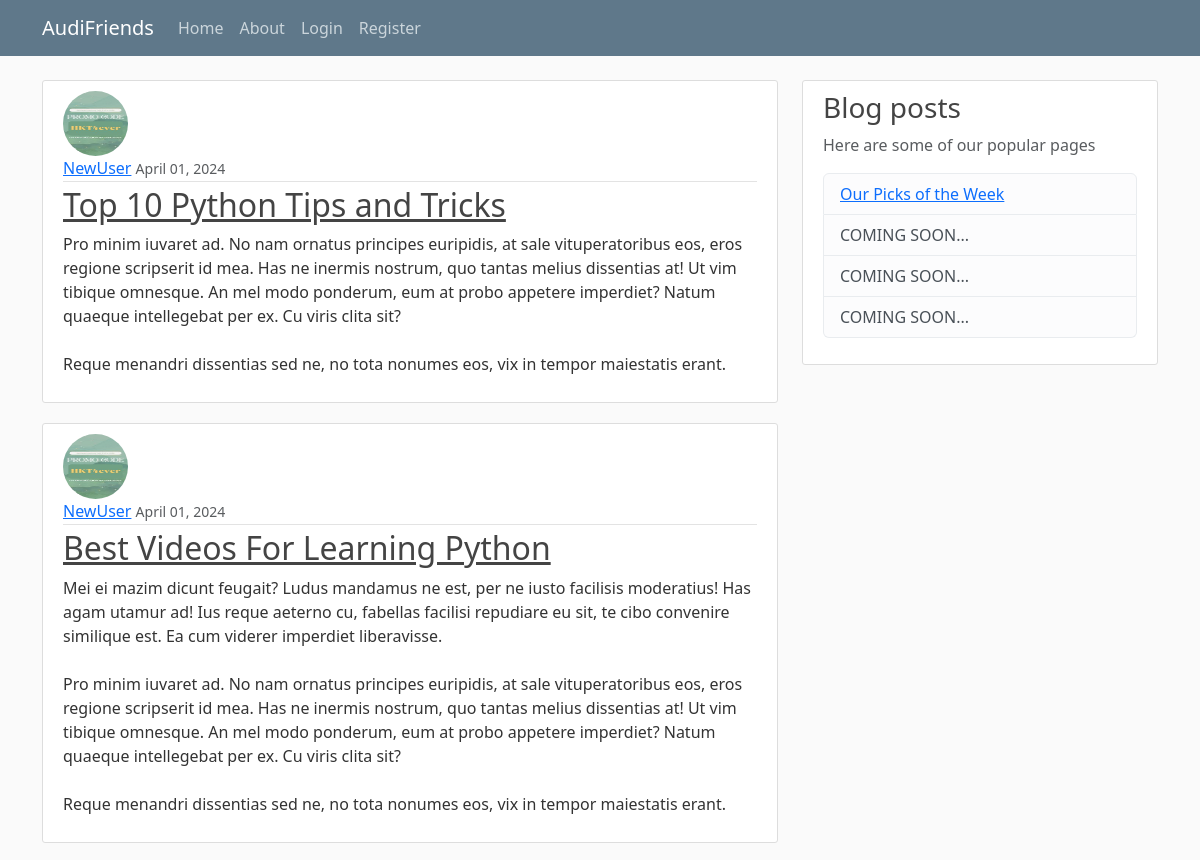
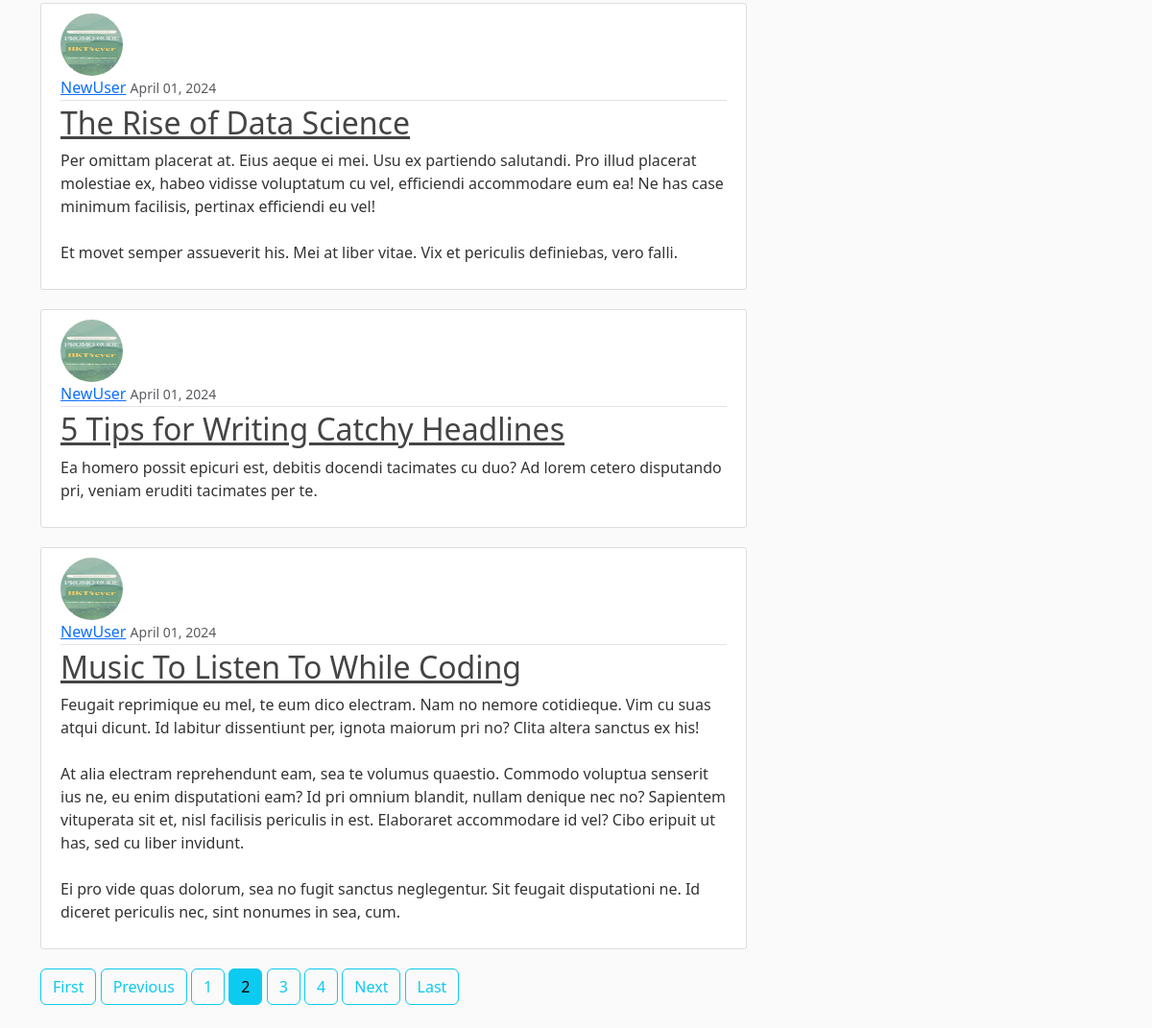
Screenshot of /?page=2 with the database file from the repository (2 pictures, top to bottom).
### blog/models.py (models this page shows, shortened)
class Post(models.Model):
    title = models.CharField(max_length=100)
    content = models.TextField()
    date_posted = models.DateTimeField(default=timezone.now)
    author = models.ForeignKey(User, on_delete=models.CASCADE)

### users/models.py (models this page shows, shortened)
class Profile(models.Model):
    user = models.OneToOneField(User, on_delete=models.CASCADE)
    """
    CASCADE: if delete user, delete profile
    if delete profile, user still exist
    """
    image = models.ImageField(default='default.jpg', upload_to='profile_pics')

### blog/views.py (the view)
# urls.py: path('', PostListView.as_view(), name='blog-home'),
class PostListView(ListView):
    model = Post
    template_name = 'blog/home.html'  # <app>/<model>_<viewtype>.html
    context_object_name = 'posts'
    ordering = ['-date_posted']
    paginate_by = 5

### blog/templates/blog/home.html
{% extends "blog/base.html" %}
{% block content %}
{% for post in posts %}
<article class="media content-section">
    <img class="rounded-circle article-img" src="{{ post.author.profile.image.url }}">
    <div class="media-body">
        <div class="article-metadata">
            <a class="mr-2" href="#">{{ post.author }}</a>
            <small class="text-muted">{{ post.date_posted|date:"F d, Y" }}</small>
        </div>
        <h2>
            <a class="article-title" href="{% url 'post-detail' post.id %}">{{ post.title }}</a>
        </h2>
        <p class="article-content">{{ post.content }}</p>
    </div>
</article>
{% endfor %}
{% if is_paginated %}
{% if page_obj.has_previous %}
<a class="btn btn-outline-info mb-4" href="?page=1">First</a>
<a class="btn btn-outline-info mb-4" href="?page={{ page_obj.previous_page_number }}">Previous</a>
{% endif %}
{% for num in page_obj.paginator.page_range %}
{% if page_obj.number == num %}
<a class="btn btn-info mb-4" href="?page={{ num }}">{{ num }}</a>
{% elif num > page_obj.number|add:'-3' and page_obj.number|add:'3' > num %}
<a class="btn btn-outline-info mb-4" href="?page={{ num }}">{{ num }}</a>
{% endif %}
{% endfor %}
{% if page_obj.has_next %}
<a class="btn btn-outline-info mb-4" href="?page={{ page_obj.next_page_number }}">Next</a>
<a class="btn btn-outline-info mb-4" href="?page={{ page_obj.paginator.num_pages }}">Last</a>
{% endif %}
{% endif %}
{% endblock content %}

### blog/static/blog/main.css (style rules this page uses)
body { background: #fafafa; color: #333333; margin-top: 5rem; }
h1, h2, h3, h4, h5, h6 { color: #444444; }
.content-section { background: #ffffff; padding: 10px 20px; border: 1px solid #dddddd; border-radius: 3px; margin-bottom: 20px; }
.article-title { color: #444444; }
.article-content { white-space: pre-line; }
.article-img { height: 65px; width: 65px; margin-right: 16px; }
.article-metadata { padding-bottom: 1px; margin-bottom: 4px; border-bottom: 1px solid #e3e3e3 }

### rows the page displays
Post: author.profile.image (picture), author "NewUser", date_posted "April 01, 2024", title "Top 10 Python Tips and Tricks", content "Pro minim iuvaret ad. No nam ornatus principes euripidis, at sale vituperatoribus eos, eros regione scripserit id mea. Has ne inermis nostrum, quo tantas melius dissentias at! Ut vim tibique omnesque. An mel modo ponderum, eum at probo appetere imperdiet? Natum quaeque intellegebat per ex. Cu viris clita sit? Reque menandri dissentias sed ne, no tota nonumes eos, vix in tempor maiestatis erant."
Post: author.profile.image (picture), author "NewUser", date_posted "April 01, 2024", title "Best Videos For Learning Python", content "Mei ei mazim dicunt feugait? Ludus mandamus ne est, per ne iusto facilisis moderatius! Has agam utamur ad! Ius reque aeterno cu, fabellas facilisi repudiare eu sit, te cibo convenire similique est. Ea cum viderer imperdiet liberavisse. Pro minim iuvaret ad. No nam ornatus principes euripidis, at sale vituperatoribus eos, eros regione scripserit id mea. Has ne inermis nostrum, quo tantas melius dissentias at! Ut vim tibique omnesque. An mel modo ponderum, eum at probo appetere imperdiet? Natum quaeque intellegebat per ex. Cu viris clita sit? Reque menandri dissentias sed ne, no tota nonumes eos, vix in tempor maiestatis erant."
Post: author.profile.image (picture), author "NewUser", date_posted "April 01, 2024", title "The Rise of Data Science", content "Per omittam placerat at. Eius aeque ei mei. Usu ex partiendo salutandi. Pro illud placerat molestiae ex, habeo vidisse voluptatum cu vel, efficiendi accommodare eum ea! Ne has case minimum facilisis, pertinax efficiendi eu vel! Et movet semper assueverit his. Mei at liber vitae. Vix et periculis definiebas, vero falli."
Post: author.profile.image (picture), author "NewUser", date_posted "April 01, 2024", title "5 Tips for Writing Catchy Headlines", content "Ea homero possit epicuri est, debitis docendi tacimates cu duo? Ad lorem cetero disputando pri, veniam eruditi tacimates per te."
Post: author.profile.image (picture), author "NewUser", date_posted "April 01, 2024", title "Music To Listen To While Coding", content "Feugait reprimique eu mel, te eum dico electram. Nam no nemore cotidieque. Vim cu suas atqui dicunt. Id labitur dissentiunt per, ignota maiorum pri no? Clita altera sanctus ex his! At alia electram reprehendunt eam, sea te volumus quaestio. Commodo voluptua senserit ius ne, eu enim disputationi eam? Id pri omnium blandit, nullam denique nec no? Sapientem vituperata sit et, nisl facilisis periculis in est. Elaboraret accommodare id vel? Cibo eripuit ut has, sed cu liber invidunt. Ei pro vide quas dolorum, sea no fugit sanctus neglegentur. Sit feugait disputationi ne. Id diceret periculis nec, sint nonumes in sea, cum."

### other values shown
{{ num }} "1" "3" "4"
{{ num }} "2"
